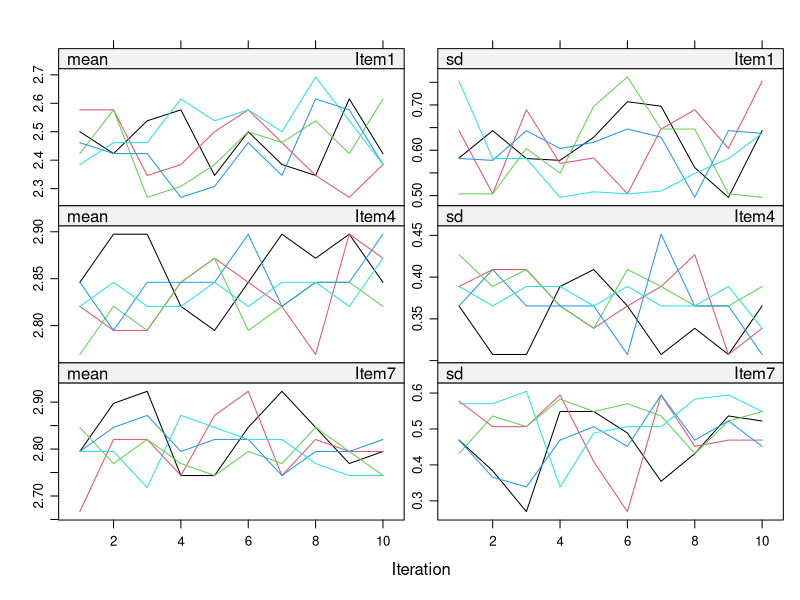

Recreate this plot in R. (Note: this script raises an error after producing the figure.)
## ---- chunk 1
library(haven)
library(mice)
## ---- chunk 2
dat <- read_sav("data/Questionnaire.sav")
dat[dat == -9] <- NA
dat$Total_Score <- rowSums(dat[,c(paste0("Item", 1:10))])
head(dat)
## ---- chunk 3
imp0 <- mice(dat, maxit = 0)
pred <- imp0$predictorMatrix
#Exclude Total Score as imputed variable
pred["Total_Score",] <- 0 
#Exclude Total Score as predictor variable
pred[,"Total_Score"] <- 0
## ---- chunk 4
imp <- mice(dat, m = 5, maxit = 10, pred = pred, printFlag = FALSE)
## ---- chunk 5
plot(imp, c("Item1", "Item4", "Item7"))
## ---- chunk 6
imp1 <- data.frame(complete(imp, include = TRUE, action = "long"))
imp1$Total_Score <- rowSums(imp1[c(paste0("Item", 1:10))])
imp2 <- as.mids(imp1)
## ---- chunk 7
fit <- with(imp2, lm(Total_Score ~ Age))
pool(fit)
## ---- chunk 8
knitr::include_graphics("images/fig8.1.png")
## ---- chunk 9
knitr::include_graphics("images/fig8.2.png")
## ---- chunk 10
knitr::include_graphics("images/fig8.3.png")
## ---- chunk 11
knitr::include_graphics("images/fig8.4.png")
## ---- chunk 12
knitr::include_graphics("images/fig8.5a.png")
knitr::include_graphics("images/fig8.5b.png")

## ---- chunk 13
knitr::include_graphics("images/fig8.6.png")
## ---- chunk 14

dat <- read_sav("data/ManyQuestionnaires.sav")
dat[dat == -9] <- NA
names(dat)
## ---- chunk 15
dat$Q1_parcel <- rowMeans(dat[,c("Q1_I1","Q1_I2","Q1_I3","Q1_I4","Q1_I5","Q1_I6","Q1_I7","Q1_I8","Q1_I9","Q1_I10","Q1_I11","Q1_I12")], na.rm=TRUE)
dat$Q2_parcel <- rowMeans(dat[,c("Q2_I1","Q2_I2","Q2_I3","Q2_I4","Q2_I5","Q2_I6","Q2_I7","Q2_I8","Q2_I9","Q2_I10","Q2_I11","Q2_I12")], na.rm=TRUE)
dat$Q3_parcel <- rowMeans(dat[,c("Q3_I1","Q3_I2","Q3_I3","Q3_I4","Q3_I5","Q3_I6","Q3_I7","Q3_I8","Q3_I9","Q3_I10","Q3_I11","Q3_I12")], na.rm=TRUE)
dat$Q4_parcel <- rowMeans(dat[,c("Q4_I1","Q4_I2","Q4_I3","Q4_I4","Q4_I5","Q4_I6","Q4_I7","Q4_I8","Q4_I9","Q4_I10","Q4_I11","Q4_I12")], na.rm=TRUE)
dat$Q5_parcel <- rowMeans(dat[,c("Q5_I1","Q5_I2","Q5_I3","Q5_I4","Q5_I5","Q5_I6","Q5_I7","Q5_I8","Q5_I9","Q5_I10","Q5_I11","Q5_I12")], na.rm=TRUE)

## ---- chunk 16
dat_Q1 <- dat[,c("Q1_I1","Q1_I2","Q1_I3","Q1_I4","Q1_I5","Q1_I6","Q1_I7","Q1_I8","Q1_I9","Q1_I10","Q1_I11","Q1_I12", 
                    "Q2_parcel", "Q3_parcel", "Q4_parcel", "Q5_parcel",
                    "Covariate1", "Covariate2", "Covariate3")]

## ---- chunk 17
dat_Q2 <- dat[,c("Q2_I1","Q2_I2","Q2_I3","Q2_I4","Q2_I5","Q2_I6","Q2_I7","Q2_I8","Q2_I9","Q2_I10","Q2_I11","Q2_I12", 
                    "Q1_parcel", "Q3_parcel", "Q4_parcel", "Q5_parcel",
                    "Covariate1", "Covariate2", "Covariate3")]
dat_Q3 <- dat[,c("Q3_I1","Q3_I2","Q3_I3","Q3_I4","Q3_I5","Q3_I6","Q3_I7","Q3_I8","Q3_I9","Q3_I10","Q3_I11","Q3_I12", 
                    "Q1_parcel", "Q2_parcel", "Q4_parcel", "Q5_parcel",
                    "Covariate1", "Covariate2", "Covariate3")]

dat_Q4 <- dat[,c("Q4_I1","Q4_I2","Q4_I3","Q4_I4","Q4_I5","Q4_I6","Q4_I7","Q4_I8","Q4_I9","Q4_I10","Q4_I11","Q4_I12", 
                    "Q1_parcel", "Q2_parcel", "Q3_parcel", "Q5_parcel",
                    "Covariate1", "Covariate2", "Covariate3")]
dat_Q5 <- dat[,c("Q5_I1","Q5_I2","Q5_I3","Q5_I4","Q5_I5","Q5_I6","Q5_I7","Q5_I8","Q5_I9","Q5_I10","Q5_I11","Q5_I12", 
                    "Q1_parcel", "Q2_parcel", "Q3_parcel", "Q4_parcel",
                    "Covariate1", "Covariate2", "Covariate3")]

## ---- chunk 18
imp_Q1 <- mice(dat_Q1, m = 5, maxit = 10, printFlag = FALSE)
## ---- chunk 19
imp_Q2 <- mice(dat_Q2, m = 5, maxit = 10, printFlag = FALSE)
imp_Q3 <- mice(dat_Q3, m = 5, maxit = 10, printFlag = FALSE)
imp_Q4 <- mice(dat_Q4, m = 5, maxit = 10, printFlag = FALSE)
imp_Q5 <- mice(dat_Q5, m = 5, maxit = 10, printFlag = FALSE)
## ---- chunk 20
mi_Q1 <- data.frame(complete(imp_Q1, include=TRUE, action="long"))
mi_Q2 <- data.frame(complete(imp_Q2, include=TRUE, action="long"))
mi_Q3 <- data.frame(complete(imp_Q3, include=TRUE, action="long"))
mi_Q4 <- data.frame(complete(imp_Q4, include=TRUE, action="long"))
mi_Q5 <- data.frame(complete(imp_Q5, include=TRUE, action="long"))
## ---- chunk 21
dat_imp <-data.frame(.imp=mi_Q1[,".imp"],
                        mi_Q1[,paste0("Q1_I", 1:12)],
                        mi_Q2[,paste0("Q2_I", 1:12)],
                        mi_Q3[,paste0("Q3_I", 1:12)],
                        mi_Q4[,paste0("Q4_I", 1:12)],
                        mi_Q5[,paste0("Q5_I", 1:12)],
                        mi_Q1[,c("Covariate1", "Covariate2", "Covariate3")]
                        )
## ---- chunk 22
dat_imp$Q1_TS <- rowSums(dat_imp[,c("Q1_I1","Q1_I2","Q1_I3","Q1_I4","Q1_I5","Q1_I6","Q1_I7","Q1_I8","Q1_I9","Q1_I10","Q1_I11","Q1_I12")], na.rm=FALSE)
dat_imp$Q2_TS <- rowSums(dat_imp[,c("Q2_I1","Q2_I2","Q2_I3","Q2_I4","Q2_I5","Q2_I6","Q2_I7","Q2_I8","Q2_I9","Q2_I10","Q2_I11","Q2_I12")], na.rm=FALSE)
dat_imp$Q3_TS <- rowSums(dat_imp[,c("Q3_I1","Q3_I2","Q3_I3","Q3_I4","Q3_I5","Q3_I6","Q3_I7","Q3_I8","Q3_I9","Q3_I10","Q3_I11","Q3_I12")], na.rm=FALSE)
dat_imp$Q4_TS <- rowSums(dat_imp[,c("Q4_I1","Q4_I2","Q4_I3","Q4_I4","Q4_I5","Q4_I6","Q4_I7","Q4_I8","Q4_I9","Q4_I10","Q4_I11","Q4_I12")], na.rm=FALSE)
dat_imp$Q5_TS <- rowSums(dat_imp[,c("Q5_I1","Q5_I2","Q5_I3","Q5_I4","Q5_I5","Q5_I6","Q5_I7","Q5_I8","Q5_I9","Q5_I10","Q5_I11","Q5_I12")], na.rm=FALSE)

## ---- chunk 23

dat_imp2 <- as.mids(dat_imp)
fit <- with(dat_imp2, lm(Q1_TS~ Q2_TS+Q3_TS+Q4_TS+Q5_TS+Covariate1))
pool(fit)
## ---- chunk 24
knitr::include_graphics("images/fig8.7.png")
## ---- chunk 25
knitr::include_graphics("images/fig8.8.png")
## ---- chunk 26
knitr::include_graphics("images/fig8.9.png")
## ---- chunk 27
dat <- read_sav("data/ManyQuestionnaires.sav")
dat[dat == -9] <- NA

dat$Q1_TS <- rowSums(dat[,paste0("Q1_I", 1:12)], na.rm=FALSE)
dat$Q2_TS <- rowSums(dat[,paste0("Q2_I", 1:12)], na.rm=FALSE)
dat$Q3_TS <- rowSums(dat[,paste0("Q3_I", 1:12)], na.rm=FALSE)
dat$Q4_TS <- rowSums(dat[,paste0("Q4_I", 1:12)], na.rm=FALSE)
dat$Q5_TS <- rowSums(dat[,paste0("Q5_I", 1:12)], na.rm=FALSE)

imp0 <- mice(dat, maxit=0, printFlag = FALSE)
predmat2 <- imp0$pred
method2 <- imp0$method
## ---- chunk 28
predmat2 <- imp0$predictorMatrix
predmat2[paste0("Q1_I", 1:12),] <- 0
predmat2[paste0("Q1_I", 1:12),paste0("Q1_I", 1:12)] <- 1
predmat2[paste0("Q2_I", 1:12),c("Q2_TS","Q3_TS","Q4_TS","Q5_TS")] <- 1
predmat2[paste0("Q2_I", 1:12),] <- 0
predmat2[paste0("Q2_I", 1:12),paste0("Q2_I", 1:12)] <- 1
predmat2[paste0("Q2_I", 1:12),c("Q1_TS","Q3_TS","Q4_TS","Q5_TS")] <- 1
predmat2[paste0("Q3_I", 1:12),] <- 0
predmat2[paste0("Q3_I", 1:12),paste0("Q3_I", 1:12)] <- 1
predmat2[paste0("Q3_I", 1:12),c("Q2_TS","Q1_TS","Q4_TS","Q5_TS")] <- 1
predmat2[paste0("Q4_I", 1:12),] <- 0
predmat2[paste0("Q4_I", 1:12),paste0("Q4_I", 1:12)] <- 1
predmat2[paste0("Q4_I", 1:12),c("Q2_TS","Q3_TS","Q1_TS","Q5_TS")] <- 1
predmat2[paste0("Q5_I", 1:12),] <- 0
predmat2[paste0("Q5_I", 1:12),paste0("Q5_I", 1:12)] <- 1
predmat2[paste0("Q5_I", 1:12),c("Q2_TS","Q3_TS","Q4_TS","Q1_TS")] <- 1

predmat2[,c("Covariate1", "Covariate2", "Covariate3")] <- 1 #covariates as predictors for all items
predmat2 <- predmat2*imp0$pred
predmat2

## ---- chunk 29
method2["Q1_TS"] <- "~I(Q1_I1+Q1_I2+Q1_I3+Q1_I4+Q1_I5+Q1_I6+Q1_I7+Q1_I8+Q1_I9+Q1_I10+Q1_I11+Q1_I12)"
method2["Q2_TS"] <- "~I(Q2_I1+Q2_I2+Q2_I3+Q2_I4+Q2_I5+Q2_I6+Q2_I7+Q2_I8+Q2_I9+Q2_I10+Q2_I11+Q2_I12)"
method2["Q3_TS"] <- "~I(Q3_I1+Q3_I2+Q3_I3+Q3_I4+Q3_I5+Q3_I6+Q3_I7+Q3_I8+Q3_I9+Q3_I10+Q3_I11+Q3_I12)"
method2["Q4_TS"] <- "~I(Q4_I1+Q4_I2+Q4_I3+Q4_I4+Q4_I5+Q4_I6+Q4_I7+Q4_I8+Q4_I9+Q4_I10+Q4_I11+Q4_I12)"
method2["Q5_TS"] <- "~I(Q5_I1+Q5_I2+Q5_I3+Q5_I4+Q5_I5+Q5_I6+Q5_I7+Q5_I8+Q5_I9+Q5_I10+Q5_I11+Q5_I12)"
## ---- chunk 30
imp <- mice(dat, predictorMatrix = predmat2, method = method2, m=15, maxit=30)
plot(imp,c("Q1_TS", "Q2_TS","Q3_TS","Q4_TS","Q5_TS"))
## ---- chunk 31
fit <- with(imp, lm(Q1_TS~ Q2_TS+Q3_TS+Q4_TS+Q5_TS+Covariate1))
pool(fit)
